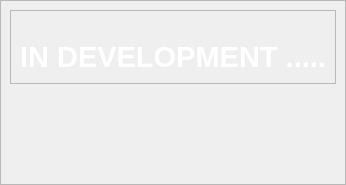
         <widget class="QWidget" name="page_history">
          <layout class="QVBoxLayout" name="verticalLayout_14">
           <property name="spacing">
            <number>0</number>
           </property>
           <property name="leftMargin">
            <number>0</number>
           </property>
           <property name="topMargin">
            <number>0</number>
           </property>
           <property name="rightMargin">
            <number>0</number>
           </property>
           <property name="bottomMargin">
            <number>0</number>
           </property>
           <item>
            <widget class="QFrame" name="frame_3">
             <property name="frameShape">
              <enum>QFrame::StyledPanel</enum>
             </property>
             <property name="frameShadow">
              <enum>QFrame::Raised</enum>
             </property>
             <layout class="QGridLayout" name="gridLayout_9">
              <property name="bottomMargin">
               <number>100</number>
              </property>
              <item row="0" column="0" alignment="Qt::AlignTop">
               <widget class="QFrame" name="frame_21">
                <property name="maximumSize">
                 <size>
                  <width>400</width>
                  <height>300</height>
                 </size>
                </property>
                <property name="frameShape">
                 <enum>QFrame::StyledPanel</enum>
                </property>
                <property name="frameShadow">
                 <enum>QFrame::Raised</enum>
                </property>
                <layout class="QVBoxLayout" name="verticalLayout_27">
                 <item>
                  <widget class="QLabel" name="label_18">
                   <property name="text">
                    <string/>
                   </property>
                   <property name="pixmap">
                    <pixmap resource="../resource.qrc">:/asset/asset/Artboard 1.png</pixmap>
                   </property>
                   <property name="scaledContents">
                    <bool>true</bool>
                   </property>
                   <property name="alignment">
                    <set>Qt::AlignLeading|Qt::AlignLeft|Qt::AlignVCenter</set>
                   </property>
                  </widget>
                 </item>
                 <item>
                  <widget class="QLabel" name="label_19">
                   <property name="font">
                    <font>
                     <family>Segoe UI</family>
                     <pointsize>22</pointsize>
                     <weight>75</weight>
                     <bold>true</bold>
                    </font>
                   </property>
                   <property name="styleSheet">
                    <string notr="true">color: rgb(255, 255, 255);</string>
                   </property>
                   <property name="text">
                    <string>IN DEVELOPMENT .....</string>
                   </property>
                   <property name="alignment">
                    <set>Qt::AlignCenter</set>
                   </property>
                   <property name="margin">
                    <number>1</number>
                   </property>
                  </widget>
                 </item>
                </layout>
               </widget>
              </item>
             </layout>
            </widget>
           </item>
          </layout>
         </widget>
